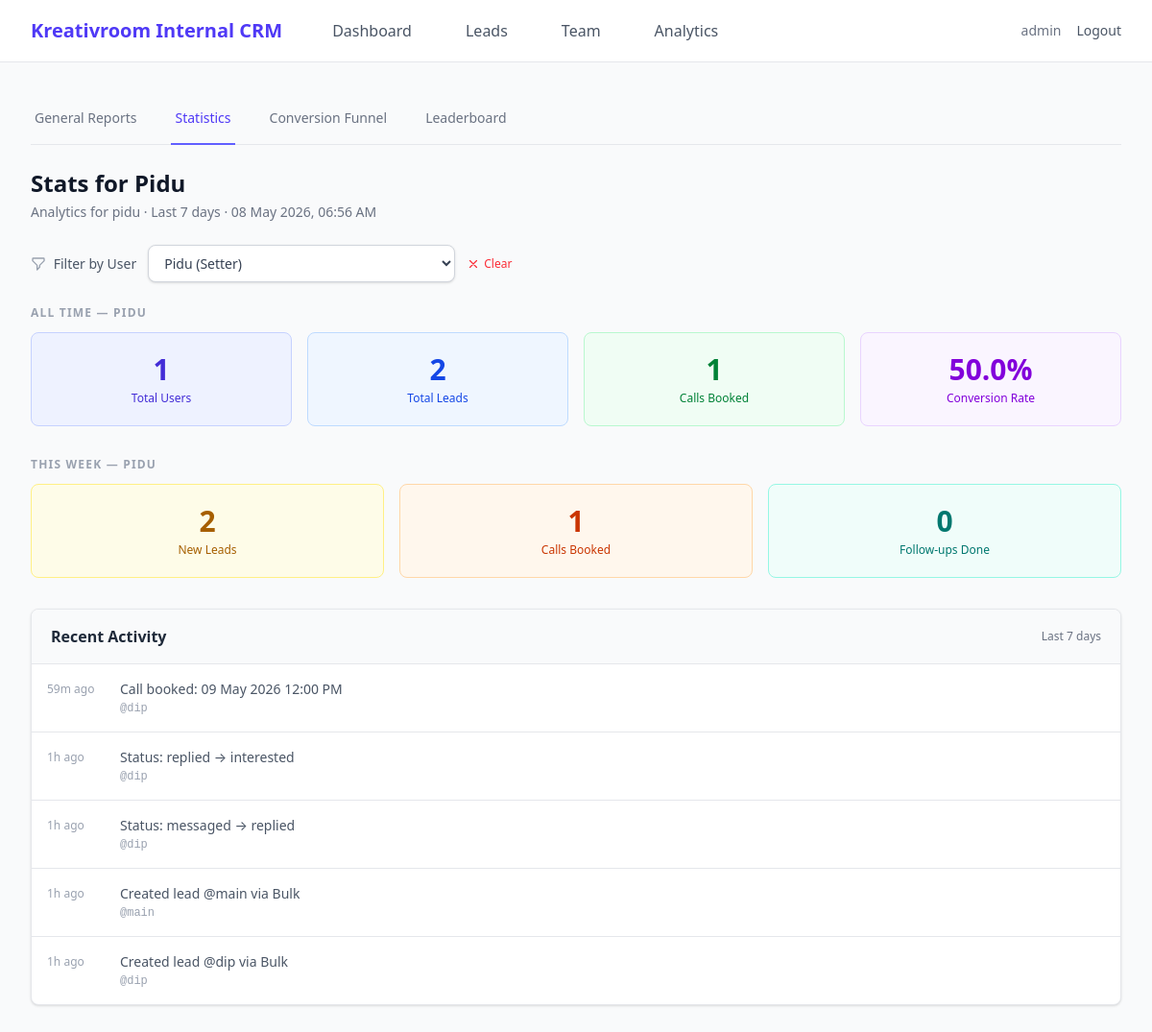
Page /admin/stats?user_id=2 (signed in) on the committed database.
### instagram_crm/models.py (models this page shows, shortened)
class User(UserMixin, db.Model):
    __tablename__ = "users"
    id            = db.Column(db.Integer, primary_key=True)
    username      = db.Column(db.String(255), unique=True, nullable=False)
    password_hash = db.Column(db.String(255), nullable=False)
    role          = db.Column(db.String(50), default="setter")
    last_login    = db.Column(db.DateTime, nullable=True)
    created_at    = db.Column(db.DateTime, default=datetime.utcnow)
    leads      = db.relationship("Lead", backref="setter", lazy="dynamic")
    activities = db.relationship("Activity", backref="user", lazy="dynamic")
    @property
    def is_admin(self) -> bool:
        return self.role == "admin"

class Activity(db.Model):
    __tablename__ = "activities"
    id        = db.Column(db.Integer, primary_key=True)
    user_id   = db.Column(db.Integer, db.ForeignKey("users.id"), nullable=True)
    action    = db.Column(db.String(255), nullable=False)
    lead_id   = db.Column(db.Integer, db.ForeignKey("leads.id"), nullable=True)
    timestamp = db.Column(db.DateTime, default=datetime.utcnow)

class Lead(db.Model):
    __tablename__ = "leads"
    STATUSES = ["new_lead", "messaged", "replied", "interested", "call_booked", "deal_done"]
    id               = db.Column(db.Integer, primary_key=True)
    instagram_handle = db.Column(db.String(255), unique=True, nullable=False)
    status           = db.Column(db.String(50), default="new_lead", nullable=False, index=True)
    prev_status      = db.Column(db.String(50), nullable=True)   # ← restored on cancel-call
    assigned_to      = db.Column(db.Integer, db.ForeignKey("users.id"), nullable=True, index=True)
    last_contacted   = db.Column(db.DateTime, nullable=True)
    next_followup    = db.Column(db.Date, nullable=True, index=True)
    notes            = db.Column(db.Text, nullable=True)
    created_at       = db.Column(db.DateTime, default=datetime.utcnow)
    call       = db.relationship("Call", backref="lead", uselist=False,
                                 cascade="all, delete-orphan")
    activities = db.relationship("Activity", backref="lead", lazy="dynamic")

### instagram_crm/admin.py (the view, shortened to what this page needs)
@admin_bp.route("/stats")
@admin_required
def stats():
    week_ago = datetime.utcnow() - timedelta(days=7)
    filter_users = User.query.filter(User.role != 'admin').order_by(User.username).all()
    selected_user_id = request.args.get("user_id", type=int)
    selected_user = None
    if selected_user_id:
        selected_user = db.session.get(User, selected_user_id)
        if not selected_user:
            selected_user_id = None
    total_users = User.query.filter(User.role != 'admin').count()
    if selected_user_id:
        total_leads  = Lead.query.filter_by(assigned_to=selected_user_id).count()
        total_calls  = Call.query.join(Lead).filter(Lead.assigned_to == selected_user_id).count()
    else:
        total_leads  = Lead.query.count()
        total_calls  = Call.query.count()
    conversion = round((total_calls / total_leads) * 100, 1) if total_leads else 0
    if selected_user_id:
        leads_this_week = Lead.query.filter(Lead.assigned_to == selected_user_id, Lead.created_at >= week_ago).count()
        calls_this_week = Call.query.join(Lead).filter(Lead.assigned_to == selected_user_id, Call.call_datetime >= week_ago).count()
        followups_this_week = (
            Activity.query
            .filter(Activity.user_id == selected_user_id,
                    Activity.timestamp >= week_ago,
                    Activity.action.like("Follow-up done%"))
            .count()
        )
    user_stats = _user_stats()
    act_query = Activity.query.filter(Activity.timestamp >= week_ago)
    if selected_user_id:
        act_query = act_query.filter(Activity.user_id == selected_user_id)
    recent_activities = act_query.order_by(Activity.timestamp.desc()).limit(20).all()
    return render_template(
        "admin/stats.html",
        total_users=total_users,
        total_leads=total_leads,
        total_calls=total_calls,
        conversion=conversion,
        leads_this_week=leads_this_week,
        calls_this_week=calls_this_week,
        followups_this_week=followups_this_week,
        user_stats=user_stats,
        recent_activities=recent_activities,
        now=datetime.utcnow(),
        filter_users=filter_users,
        selected_user_id=selected_user_id,
        selected_user=selected_user,
    )

### instagram_crm/admin.py (called while the page is built)
def admin_required(fn):
    from functools import wraps
    @wraps(fn)
    @login_required
    def wrapper(*args, **kwargs):
        if not current_user.is_admin:
            abort(403)
        return fn(*args, **kwargs)
    return wrapper

### instagram_crm/templates/admin/stats.html (shortened to what this page needs)
{% extends "base.html" %}
{% block content %}
<div class="mb-6">
  <div class="border-b border-gray-200">
    <nav class="-mb-px flex space-x-8" aria-label="Tabs">
      <a href="{{ url_for('admin.reports') }}" class="{% if request.endpoint == 'admin.reports' %}border-indigo-500 text-indigo-600{% else %}border-transparent text-gray-500 hover:border-gray-300 hover:text-gray-700{% endif %} whitespace-nowrap py-4 px-1 border-b-2 font-medium text-sm">General Reports</a>
      <a href="{{ url_for('admin.stats') }}" class="{% if request.endpoint == 'admin.stats' %}border-indigo-500 text-indigo-600{% else %}border-transparent text-gray-500 hover:border-gray-300 hover:text-gray-700{% endif %} whitespace-nowrap py-4 px-1 border-b-2 font-medium text-sm">Statistics</a>
      <a href="{{ url_for('admin.funnel') }}" class="{% if request.endpoint == 'admin.funnel' %}border-indigo-500 text-indigo-600{% else %}border-transparent text-gray-500 hover:border-gray-300 hover:text-gray-700{% endif %} whitespace-nowrap py-4 px-1 border-b-2 font-medium text-sm">Conversion Funnel</a>
      <a href="{{ url_for('admin.leaderboard') }}" class="{% if request.endpoint == 'admin.leaderboard' %}border-indigo-500 text-indigo-600{% else %}border-transparent text-gray-500 hover:border-gray-300 hover:text-gray-700{% endif %} whitespace-nowrap py-4 px-1 border-b-2 font-medium text-sm">Leaderboard</a>
    </nav>
  </div>
</div>
<div class="mb-6 flex flex-col sm:flex-row sm:justify-between sm:items-center gap-4">
  <div>
    <h1 class="text-2xl font-bold text-gray-900">
      {% if selected_user %}Stats for {{ selected_user.username | title }}{% else %}Performance Stats{% endif %}
    </h1>
    <p class="text-sm text-gray-500 mt-1">
      {% if selected_user %}Analytics for {{ selected_user.username }} &middot; {% endif %}Last 7 days &middot; {{ now.strftime('%d %b %Y, %I:%M %p') }}
    </p>
  </div>
</div>
{% set filter_action = url_for('admin.stats') %}
{% include "_components/_user_filter.html" with context %}
<div class="mb-8">
  <h2 class="text-xs font-bold uppercase tracking-widest text-gray-400 mb-3">{% if selected_user %}All Time — {{ selected_user.username | title }}{% else %}All Time Overview{% endif %}</h2>
  <div class="grid grid-cols-2 md:grid-cols-4 gap-4">
    <div class="bg-indigo-50 border border-indigo-200 rounded-lg p-5 flex flex-col items-center justify-center text-indigo-700">
      <div class="text-3xl font-bold">{{ total_users }}</div>
      <div class="text-xs font-medium mt-1">Total Users</div>
    </div>
    <a href="{{ url_for('admin.all_leads') }}" class="bg-blue-50 border border-blue-200 rounded-lg p-5 flex flex-col items-center justify-center text-blue-700 hover:bg-blue-100 transition">
      <div class="text-3xl font-bold">{{ total_leads }}</div>
      <div class="text-xs font-medium mt-1">Total Leads</div>
    </a>
    <a href="{{ url_for('admin.calls') }}" class="bg-green-50 border border-green-200 rounded-lg p-5 flex flex-col items-center justify-center text-green-700 hover:bg-green-100 transition">
      <div class="text-3xl font-bold">{{ total_calls }}</div>
      <div class="text-xs font-medium mt-1">Calls Booked</div>
    </a>
    <div class="bg-purple-50 border border-purple-200 rounded-lg p-5 flex flex-col items-center justify-center text-purple-700">
      <div class="text-3xl font-bold">{{ conversion }}%</div>
      <div class="text-xs font-medium mt-1">Conversion Rate</div>
    </div>
  </div>
</div>
<div class="mb-8">
  <h2 class="text-xs font-bold uppercase tracking-widest text-gray-400 mb-3">{% if selected_user %}This Week — {{ selected_user.username | title }}{% else %}This Week{% endif %}</h2>
  <div class="grid grid-cols-1 md:grid-cols-3 gap-4">
    <div class="bg-yellow-50 border border-yellow-200 rounded-lg p-5 flex flex-col items-center justify-center text-yellow-700">
      <div class="text-3xl font-bold">{{ leads_this_week }}</div>
      <div class="text-xs font-medium mt-1">New Leads</div>
    </div>
    <a href="{{ url_for('admin.calls') }}" class="bg-orange-50 border border-orange-200 rounded-lg p-5 flex flex-col items-center justify-center text-orange-700 hover:bg-orange-100 transition">
      <div class="text-3xl font-bold">{{ calls_this_week }}</div>
      <div class="text-xs font-medium mt-1">Calls Booked</div>
    </a>
    <div class="bg-teal-50 border border-teal-200 rounded-lg p-5 flex flex-col items-center justify-center text-teal-700">
      <div class="text-3xl font-bold">{{ followups_this_week }}</div>
      <div class="text-xs font-medium mt-1">Follow-ups Done</div>
    </div>
  </div>
</div>
<div class="grid grid-cols-1 lg:grid-cols-2 gap-6">
  <div class="bg-white border border-gray-200 rounded-lg shadow-sm overflow-hidden flex flex-col {% if selected_user %}lg:col-span-2{% endif %}">
    <div class="px-5 py-4 border-b border-gray-200 bg-gray-50 flex justify-between items-center">
      <h2 class="font-semibold text-gray-800">Recent Activity</h2>
      <span class="text-xs text-gray-500">Last 7 days</span>
    </div>
    <div class="divide-y divide-gray-200 overflow-y-auto max-h-[400px]">
      {% for act in recent_activities %}
      {% set diff_s = ((now - act.timestamp).total_seconds()) | int %}
      {% if diff_s < 60 %}{% set ago = 'just now' %}
      {% elif diff_s < 3600 %}{% set ago = (diff_s // 60)|string + 'm ago' %}
      {% elif diff_s < 86400 %}{% set ago = (diff_s // 3600)|string + 'h ago' %}
      {% else %}{% set ago = act.timestamp.strftime('%d %b') %}{% endif %}
      <div class="p-4 hover:bg-gray-50 flex items-start gap-3">
        <div class="w-16 shrink-0 text-xs font-medium text-gray-400 mt-0.5">{{ ago }}</div>
        <div class="flex-1 min-w-0">
          <p class="text-sm text-gray-900">
            <span class="text-gray-600">{{ act.action }}</span>
          </p>
          {% if act.lead %}
          <p class="text-xs text-gray-400 font-mono mt-0.5">@{{ act.lead.instagram_handle }}</p>
          {% endif %}
        </div>
      </div>
      {% else %}
      <div class="p-8 text-center text-gray-500 text-sm">No activity in the past 7 days.</div>
      {% endfor %}
    </div>
  </div>
</div>
{% endblock %}

### instagram_crm/templates/base.html (shortened to what this page needs)
<!DOCTYPE html>
<html lang="en">
<head>
  <script src="https://unpkg.com/@tailwindcss/browser@4"></script>
</head>
<body class="bg-gray-50 text-gray-900 flex flex-col min-h-screen">
  {% if current_user.is_authenticated %}
  <nav class="bg-white border-b border-gray-200">
    <div class="max-w-7xl mx-auto px-4 sm:px-6 lg:px-8">
      <div class="flex justify-between h-16">
        <div class="flex items-center">
          <span class="text-xl font-bold text-indigo-600">Kreativroom Internal CRM</span>
          <div class="hidden md:flex md:ml-10 md:space-x-8">
            {% if current_user.is_admin %}
              <a href="{{ url_for('admin.dashboard') }}" class="text-gray-600 hover:text-gray-900 px-3 py-2 rounded-md font-medium">Dashboard</a>
              <a href="{{ url_for('admin.all_leads') }}" class="text-gray-600 hover:text-gray-900 px-3 py-2 rounded-md font-medium">Leads</a>
              <a href="{{ url_for('admin.team') }}" class="text-gray-600 hover:text-gray-900 px-3 py-2 rounded-md font-medium">Team</a>
              <a href="{{ url_for('admin.reports') }}" class="text-gray-600 hover:text-gray-900 px-3 py-2 rounded-md font-medium">Analytics</a>
            {% else %}
              <a href="{{ url_for('crm.dashboard') }}" class="text-gray-600 hover:text-gray-900 px-3 py-2 rounded-md font-medium">My Leads</a>
            {% endif %}
          </div>
        </div>
        <div class="flex items-center space-x-4">
          <span class="text-sm text-gray-500 hidden sm:block">{{ current_user.username }}</span>
          <a href="{{ url_for('auth.logout') }}" class="text-sm font-medium text-gray-600 hover:text-red-600">Logout</a>
        </div>
      </div>
    </div>
  </nav>
  {% endif %}
  <main class="flex-1 max-w-7xl w-full mx-auto p-4 sm:p-6 lg:p-8">
    {% block content %}{% endblock %}
  </main>
</body>
</html>

### instagram_crm/templates/base.html (style rules this page uses)
body { font-family: system-ui, -apple-system, sans-serif; }

### rows in the picture
User: username "admin"
User: username "Pidu", username "pidu", username "PIDU"
Activity: ago "59m ago", action "Call booked: 09 May 2026 12:00 PM", lead.instagram_handle "dip"
Activity: ago "1h ago", action "Status: replied → interested", lead.instagram_handle "dip"
Activity: ago "1h ago", action "Status: messaged → replied", lead.instagram_handle "dip"
Activity: ago "1h ago", action "Created lead @main via Bulk", lead.instagram_handle "main"
Activity: ago "1h ago", action "Created lead @dip via Bulk", lead.instagram_handle "dip"

### other values in the picture
{{ total_users }} "1"
{{ total_leads }} "2"
{{ total_calls }} "1"
{{ conversion }} "50.0"
{{ leads_this_week }} "2"
{{ calls_this_week }} "1"
{{ followups_this_week }} "0"
form field user_id "Pidu (Setter)"
